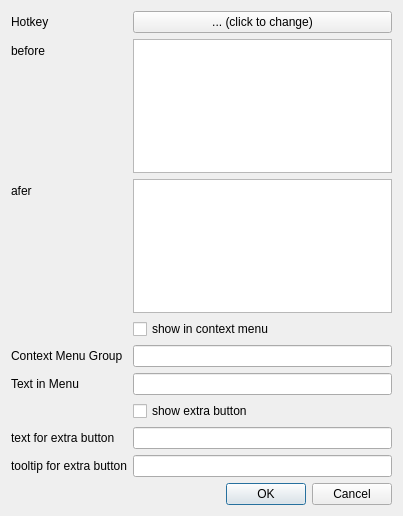
<?xml version="1.0" encoding="UTF-8"?>
<ui version="4.0">
 <class>Dialog</class>
 <widget class="QDialog" name="Dialog">
  <property name="geometry">
   <rect>
    <x>0</x>
    <y>0</y>
    <width>403</width>
    <height>516</height>
   </rect>
  </property>
  <property name="windowTitle">
   <string>Dialog</string>
  </property>
  <layout class="QGridLayout" name="gridLayout">
   <item row="0" column="0">
    <layout class="QFormLayout" name="formLayout">
     <item row="0" column="0">
      <widget class="QLabel" name="label">
       <property name="text">
        <string>Hotkey</string>
       </property>
      </widget>
     </item>
     <item row="0" column="1">
      <widget class="QPushButton" name="pb_hotkeyset">
       <property name="text">
        <string>... (click to change)</string>
       </property>
      </widget>
     </item>
     <item row="1" column="0">
      <widget class="QLabel" name="label_10">
       <property name="text">
        <string>before</string>
       </property>
      </widget>
     </item>
     <item row="1" column="1">
      <widget class="QPlainTextEdit" name="pte_before"/>
     </item>
     <item row="2" column="0">
      <widget class="QLabel" name="label_8">
       <property name="text">
        <string>afer</string>
       </property>
      </widget>
     </item>
     <item row="2" column="1">
      <widget class="QPlainTextEdit" name="pte_after"/>
     </item>
     <item row="3" column="0">
      <widget class="QLabel" name="label_3">
       <property name="text">
        <string/>
       </property>
      </widget>
     </item>
     <item row="3" column="1">
      <widget class="QCheckBox" name="cb_contextmenu_show">
       <property name="text">
        <string>show in context menu</string>
       </property>
      </widget>
     </item>
     <item row="4" column="0">
      <widget class="QLabel" name="label_9">
       <property name="text">
        <string>Context Menu Group</string>
       </property>
      </widget>
     </item>
     <item row="4" column="1">
      <widget class="QLineEdit" name="le_menu_group"/>
     </item>
     <item row="5" column="0">
      <widget class="QLabel" name="label_4">
       <property name="text">
        <string>Text in Menu</string>
       </property>
      </widget>
     </item>
     <item row="5" column="1">
      <widget class="QLineEdit" name="le_contextmenu_text"/>
     </item>
     <item row="6" column="0">
      <widget class="QLabel" name="label_5">
       <property name="text">
        <string/>
       </property>
      </widget>
     </item>
     <item row="6" column="1">
      <widget class="QCheckBox" name="cb_extrabutton_show">
       <property name="text">
        <string>show extra button</string>
       </property>
      </widget>
     </item>
     <item row="7" column="0">
      <widget class="QLabel" name="label_6">
       <property name="text">
        <string>text for extra button</string>
       </property>
      </widget>
     </item>
     <item row="7" column="1">
      <widget class="QLineEdit" name="le_extrabutton_text"/>
     </item>
     <item row="8" column="0">
      <widget class="QLabel" name="label_2">
       <property name="text">
        <string>tooltip for extra button</string>
       </property>
      </widget>
     </item>
     <item row="8" column="1">
      <widget class="QLineEdit" name="le_tooltip_text"/>
     </item>
    </layout>
   </item>
   <item row="1" column="0">
    <widget class="QDialogButtonBox" name="buttonBox">
     <property name="orientation">
      <enum>Qt::Horizontal</enum>
     </property>
     <property name="standardButtons">
      <set>QDialogButtonBox::Cancel|QDialogButtonBox::Ok</set>
     </property>
    </widget>
   </item>
  </layout>
 </widget>
 <resources/>
 <connections>
  <connection>
   <sender>buttonBox</sender>
   <signal>accepted()</signal>
   <receiver>Dialog</receiver>
   <slot>accept()</slot>
   <hints>
    <hint type="sourcelabel">
     <x>248</x>
     <y>254</y>
    </hint>
    <hint type="destinationlabel">
     <x>157</x>
     <y>274</y>
    </hint>
   </hints>
  </connection>
  <connection>
   <sender>buttonBox</sender>
   <signal>rejected()</signal>
   <receiver>Dialog</receiver>
   <slot>reject()</slot>
   <hints>
    <hint type="sourcelabel">
     <x>316</x>
     <y>260</y>
    </hint>
    <hint type="destinationlabel">
     <x>286</x>
     <y>274</y>
    </hint>
   </hints>
  </connection>
 </connections>
</ui>
